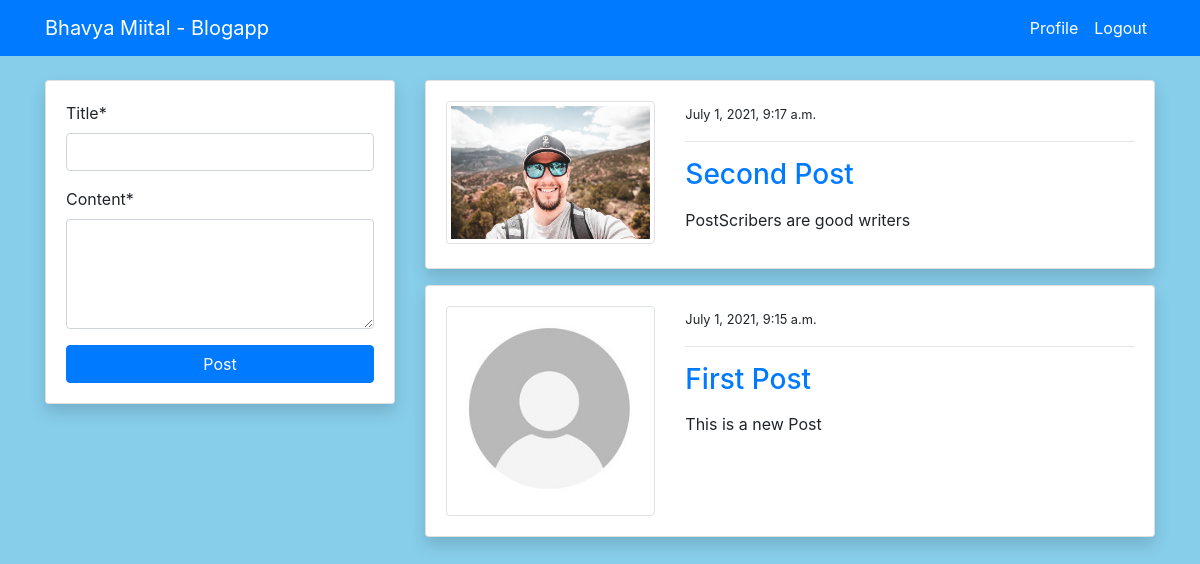
Page /blog/ (signed in) on the earlier database version.
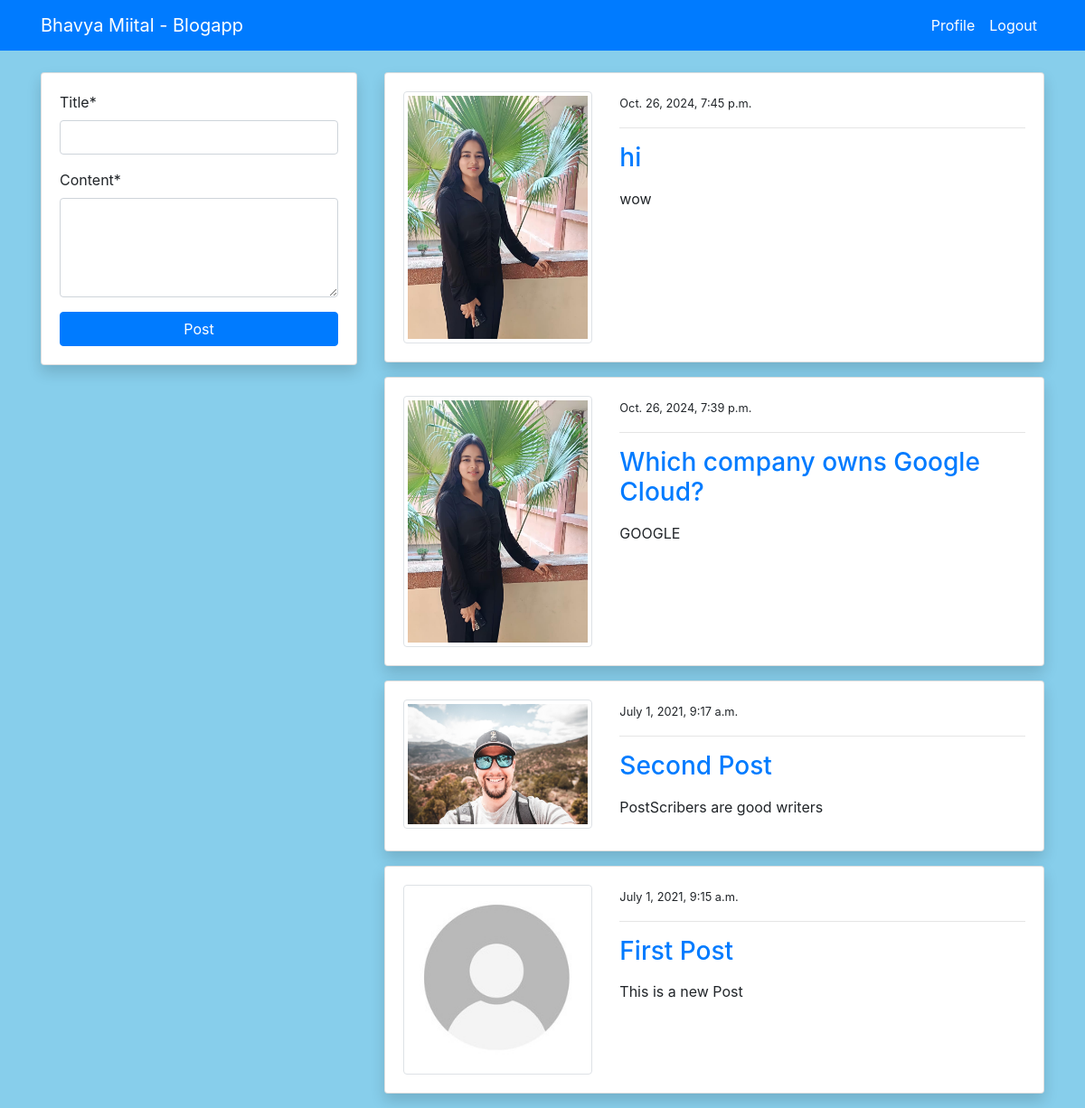
Same page on the later database version.
### blog/models.py (models this page shows, shortened)
class PostModel(models.Model):
    title = models.CharField(max_length=100)
    content = models.TextField()
    author = models.ForeignKey(User, on_delete=models.CASCADE)
    date_created = models.DateTimeField(auto_now_add=True)
    class Meta:
        ordering = ('-date_created',)

### users/models.py (models this page shows, shortened)
class ProfileModel(models.Model):
    user = models.OneToOneField(User, on_delete=models.CASCADE)
    image = models.ImageField(default='default.jpg', upload_to='profile', validators=[
                              FileExtensionValidator(['png', 'jpg'])])

### blog/views.py (the view)
# urls.py: path('blog/', views.index, name='blog-index'),
@login_required
def index(request):
    posts = PostModel.objects.all()
    if request.method == 'POST':
        form = PostModelForm(request.POST)
        if form.is_valid():
            instance = form.save(commit=False)
            instance.author = request.user
            instance.save()
            return redirect('blog-index')
    else:
        form = PostModelForm()
    context = {
        'posts': posts,
        'form': form
    }
    return render(request, 'blog/index.html', context)

### blog/forms.py
class PostModelForm(forms.ModelForm):
    content = forms.CharField(widget=forms.Textarea(attrs={'rows': 4}))
    class Meta:
        model = PostModel
        fields = ('title', 'content')

### templates/blog/index.html (shortened to what this page needs)
{% extends 'partials/base.html' %}
{% load crispy_forms_tags %}
{% block content %}
<div class="container">
    <div class="row mt-5 pt-3">
        <div class="col-md-4">
            <div class="card my-3 shadow">
                <div class="card-body">
                    <form method="POST">
                        {{ form|crispy }}
                        <input class="btn btn-primary btn-block" type="submit" value="Post">
                    </form>
                </div>
            </div>
        </div>
        <div class="col-md-8">
            {% for post in posts %}
            <div class="card shadow my-3">
                <div class="card-body">
                    <div class="row">
                        <div class="col-md-4">
                            <img class="img-thumbnail" src="{{ post.author.profilemodel.image.url }}" alt="img">
                        </div>
                        <div class="col-md-8">
                            <small>{{ post.date_created }}</small>
                            <hr>
                            <a class="h3" href="{% url 'blog-post-detail' post.id %}">{{ post.title }}</a>
                            <p class="text-justify my-3">
                                {{ post.content }}
                            </p>
                        </div>
                    </div>
                </div>
            </div>
            {% endfor %}
        </div>
    </div>
</div>
{% endblock %}

### templates/partials/base.html (shortened to what this page needs)
{% load static %}
<!doctype html>
<html lang="en">
<head>
    <link rel="stylesheet" href="https://cdn.jsdelivr.net/npm/bootstrap@4.6.0/dist/css/bootstrap.min.css"
>
    <link rel="stylesheet" href="{% static '/style.css' %}">
</head>
<body>
    {% include 'partials/nav.html' %}
    {% block content %}
    {% endblock %}
</body>
</html>

### templates/partials/nav.html (shortened to what this page needs)
<nav class="navbar navbar-expand-lg navbar-primary bg-primary fixed-top">
    <div class="container">
        {% if request.user.is_authenticated %}
        <a class="navbar-brand text-white" href="{% url 'blog-index' %}">Bhavya Miital - Blogapp</a>
        <div class="collapse navbar-collapse" id="navbarSupportedContent">
            <ul class="navbar-nav ml-auto">
                <li class="nav-item active">
                    <a class="nav-link text-white" href="{% url 'users-profile' %}">Profile </a>
                </li>
                <li class="nav-item">
                    <a class="nav-link text-white" href="{% url 'users-logout' %}">Logout</a>
                </li>
            </ul>
            {% endif %}
        </div>
    </div>
</nav>

### templates/blog/index.html (style rules this page uses)
body { background-color: skyblue; }

Differences in the rows shown:
added PostModel: author.profilemodel.image (picture), date_created "Oct. 26, 2024, 7:45 p.m.", title "hi", content "wow"
added PostModel: author.profilemodel.image (picture), date_created "Oct. 26, 2024, 7:39 p.m.", title "Which company owns Google Cloud?", content "GOOGLE"
